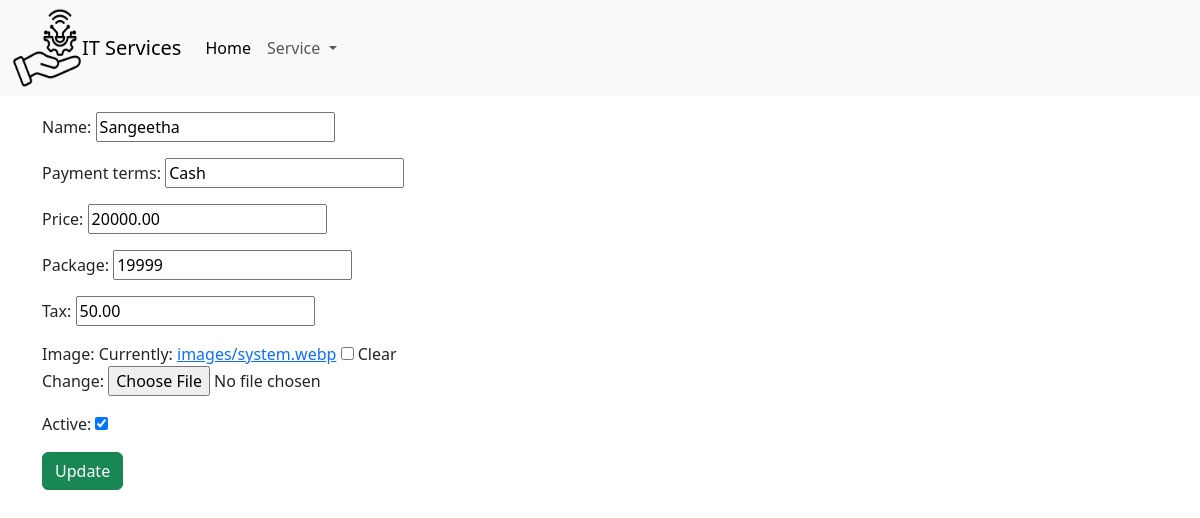
Page /update/4 on the committed database.
### Services/models.py (models this page shows, shortened)
class Service(models.Model):
    name = models.CharField(max_length=100)
    payment_terms = models.CharField(max_length=255)
    price = models.DecimalField(max_digits=10, decimal_places=2)
    package = models.CharField(max_length=255)
    tax = models.DecimalField(max_digits=5, decimal_places=2)
    image = models.ImageField(upload_to='images/', null=True, blank=True)
    active = models.BooleanField(default=True)

### Services/views.py (the view)
# urls.py: path('update/<int:id>',views.update,name='update'),
def update(request, id):
    obj = Service.objects.get(id=id)
    if request.method == 'POST':
        form = serviceForm(request.POST, instance=obj)
        if form.is_valid():
            form.save()
            return redirect('read')
    else:
        form = serviceForm(instance=obj)
    return render(request, 'update.html', {'form': form})

### Services/forms.py
class serviceForm(forms.ModelForm):
    class Meta:
        model = Service
        fields = ['name','payment_terms','price','package','tax','image','active']

### Services/templates/update.html (shortened to what this page needs)
<!DOCTYPE html>
<html lang="en">
  <head>
    <link
      href="https://cdn.jsdelivr.net/npm/bootstrap@5.3.3/dist/css/bootstrap.min.css"
      rel="stylesheet"
    />
  </head>
  <body>
    <nav class="navbar navbar-expand-lg bg-light">
        <div class="container-fluid">
          <img src="\static\logo.png" title="Flaticon logo" width="70px" height="80px" class="block">
          <a class="navbar-brand" href="{% url 'read'%}">IT Services</a>
          <div class="collapse navbar-collapse" id="navbarSupportedContent">
            <ul class="navbar-nav me-auto mb-2 mb-lg-0">
              <li class="nav-item">
                <a class="nav-link active" aria-current="page" href="{% url 'read'%}">Home</a>
              </li>
              <li class="nav-item dropdown">
                <a
                  class="nav-link dropdown-toggle"
                  href="#"
                  role="button"
                  data-bs-toggle="dropdown"
                  aria-expanded="false"
                >
                  Service
                </a>
              </li>
            </ul>
          </div>
        </div>
      </nav>
    <div class="container mt-3">
      <form method="post">
        {% csrf_token %} {{form.as_p}}
        <button class="btn btn-success">Update</button>
      </form>
    </div>
  </body>
</html>

### rows in the picture
Service: name "Sangeetha", payment_terms "Cash", price "20000.00", package "19999", tax "50.00", active "☑"
